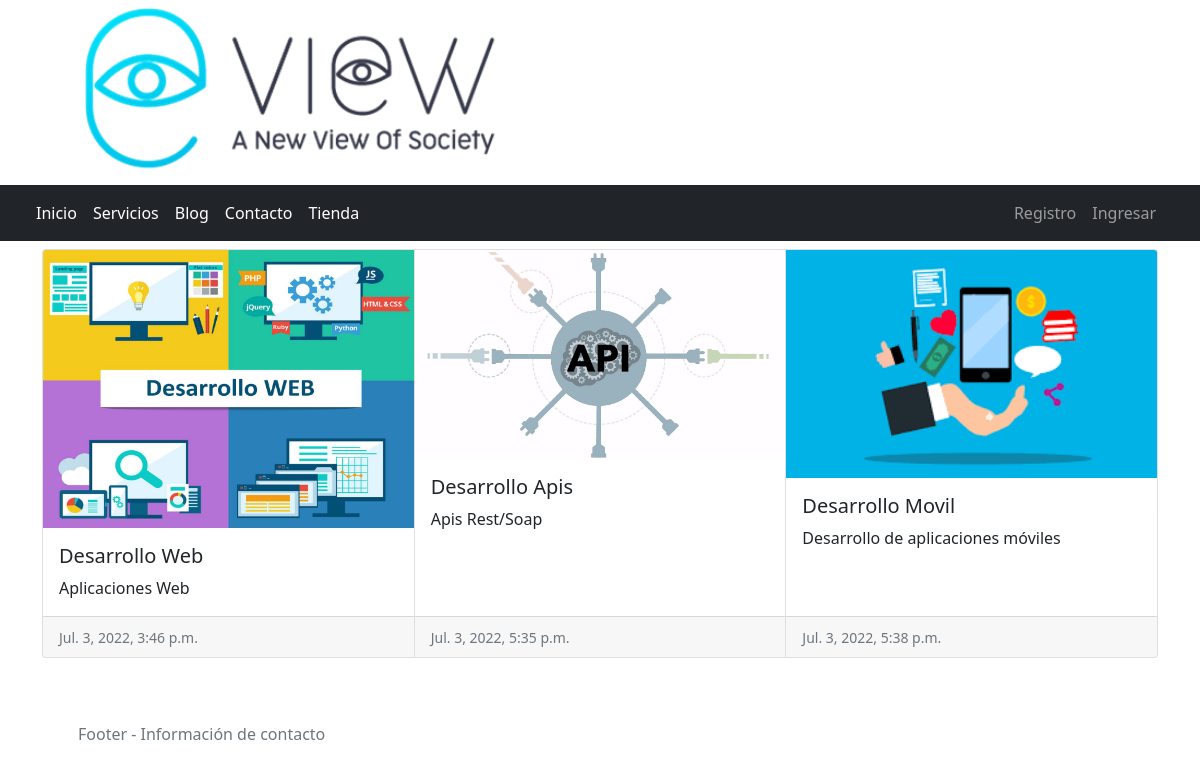
The app's page /servicios/ with its own data.
### Servicios/models.py (models this page shows, shortened)
class Servicios(models.Model):
    titulo = models.CharField(max_length = 50)
    contenido = models.CharField(max_length = 50)
    imagen = models.ImageField(upload_to = upload_imagen_servicios)
    created = models.DateTimeField(auto_now_add=True)
    updated = models.DateTimeField(auto_now_add=True)
    class Meta:
        verbose_name = 'servicio'
        verbose_name_plural = 'servicios'

### Servicios/views.py (the view)
# urls.py: path('servicios/', include('Servicios.urls')),
def servicios(request):
    servicios = Servicios.objects.all()
    return render(request, 'servicios/servicios.html', {'servicios': servicios});

### carro/context_processor.py (called while the page is built, shortened)
def importe_total_carro(request):
    total = 0                                                                      # Variable inicializadora de valor
    cantidades = 0                                                                 # Variable inicializadora de cantidad
    if 'carro' not in request.session:
        request.session['carro'] = {}
    return {'importe_total': total, 'cantidades':cantidades}                       # Retornamos el diccionario de contexto con el dato

### Servicios/templates/servicios/servicios.html (shortened to what this page needs)
{% extends 'ProyectoWebApp/base.html' %}
{% block contenido %}
    {% load static %}
<section class="container">
    <div class="row">
        <div class="card-group mt-2">
            {% for servicio in servicios %}
                <div class="card col-4">
                    <img src="{{ servicio.imagen.url }}" class="card-img-top col" height="500" alt="Servicio ofrecido" >
                    <div class="card-body">
                        <h5 class="card-title">{{ servicio.titulo }}</h5>
                        <p class="card-text">{{ servicio.contenido }}</p>
                    </div>
                    <div class="card-footer">
                        <small class="text-muted">{{ servicio.updated }}</small>
                    </div>
                </div>
            {% endfor %}
          </div>
    </div>
</section>
{% endblock %}

### records on screen
Servicios: imagen (picture), titulo "Desarrollo Web", contenido "Aplicaciones Web", updated "Jul. 3, 2022, 3:46 p.m."
Servicios: imagen (picture), titulo "Desarrollo Apis", contenido "Apis Rest/Soap", updated "Jul. 3, 2022, 5:35 p.m."
Servicios: imagen (picture), titulo "Desarrollo Movil", contenido "Desarrollo de aplicaciones móviles", updated "Jul. 3, 2022, 5:38 p.m."
